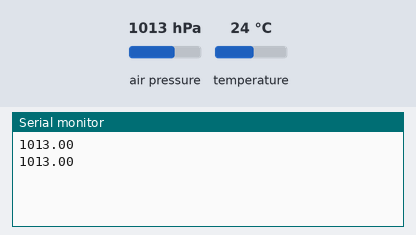
A sketch run on a simulated Arduino Uno, built with avr-gcc and run on an emulated ATmega328P. Shown: the last lines printed to the serial monitor. The inputs (shaded band) are chosen by the test bench; at power-on: air pressure 1013 hPa, temperature 24 °C.

Above: at 1.8 s.
1.9 s: air pressure set to 952 hPa
At 2.9 s:
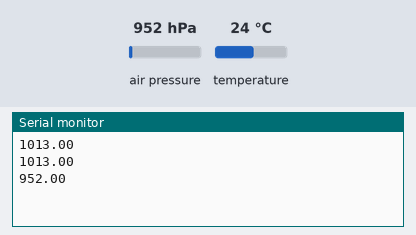
3.4 s: air pressure set to 975 hPa
At 5.0 s:
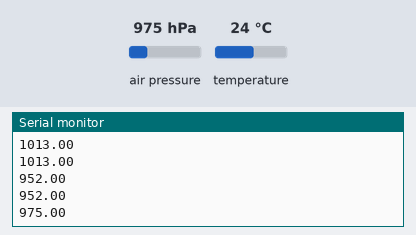
Timing chart, 0 to 6.5 s (numbered marks = the images above; inputs shaded):
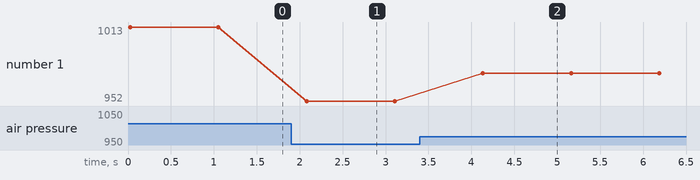

Measured:
- after the input at 1.9 s, the serial monitor: prints a new line after 0.18 s (image 1)
- after the input at 3.4 s, the serial monitor: prints a new line after 0.73 s (image 2)
- plotted number 1: 1013 → 952 after the input at 1.9 s, 952 → 975 after the input at 3.4 s

The sketch:

bmp180.ino
```cpp
//////////////////////////////////////////
// Sección define
/////////////////////////////////////////

//////////////////////////////////////////
// LIBRERIAS
/////////////////////////////////////////
#include <Wire.h> //Libreria para el protocolo I2C
#include <Adafruit_BMP085_U.h>


//Instanciamos el objeto, indicandole la dirección del chip en el bus I2C (por fabricante)
Adafruit_BMP085_Unified bmp = Adafruit_BMP085_Unified(10085);
void setup() {
  //Iniciamos el puerto serie para la consola
  Serial.begin(9600);

  //Iniciamos el sensor
  if(!bmp.begin())
  {
    Serial.print("No se ha encontrado el dispositivo, revisar las conexiones o la direccion I2C");
    while(1);
  }
}

void loop() {
  // put your main code here, to run repeatedly:

  sensors_event_t event; //Instanciamos el objeto event (evento)
  bmp.getEvent(&event); //Obtenemos los registros del dispositivo

  if(event.pressure) {
    float temp;
    //Serial.print("Temperatura: ");
    bmp.getTemperature(&temp); //Le pasamos por referencia la variable, la función sobreescribirá internamente el valor de la variable
    //Serial.println(temp);
    //Serial.println (" grados centigrados");
    //Serial.print("Presion: ");
    Serial.println(event.pressure);
    //Serial.println(" hPa"); //lo medimos en hectopascales
  } else {
    Serial.println("No hay evento, error de lectura, compruebe el bus I2C o la direccion del dispositivo");
  }
  delay(1000); //Esperamos un segundo a la siguiente lectura

}
```
